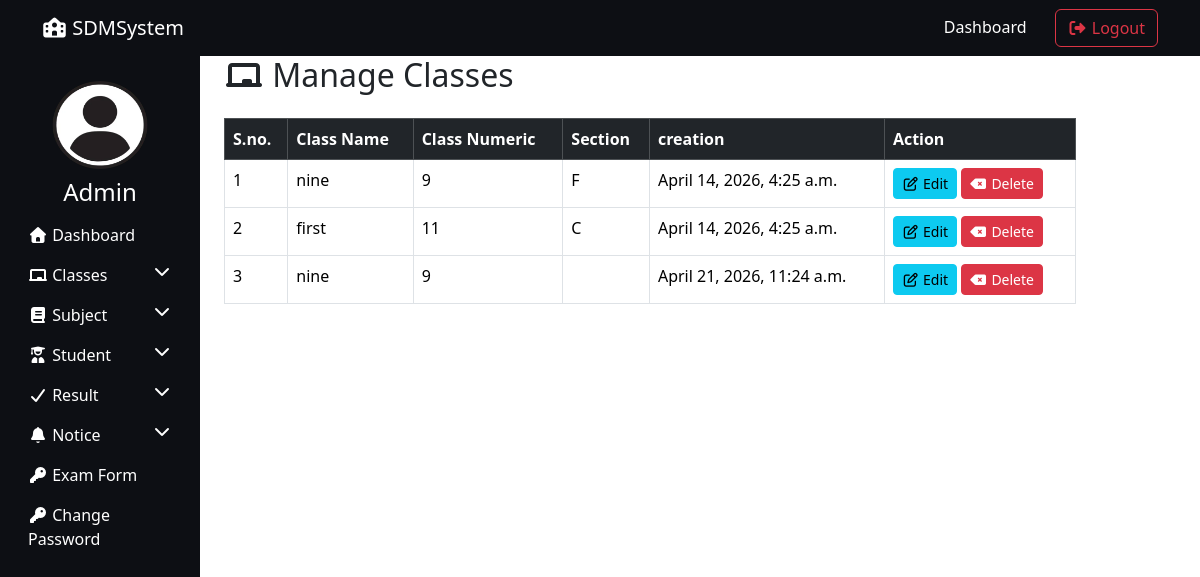
The page /manage_classes/ (signed in) on the database as committed earlier.
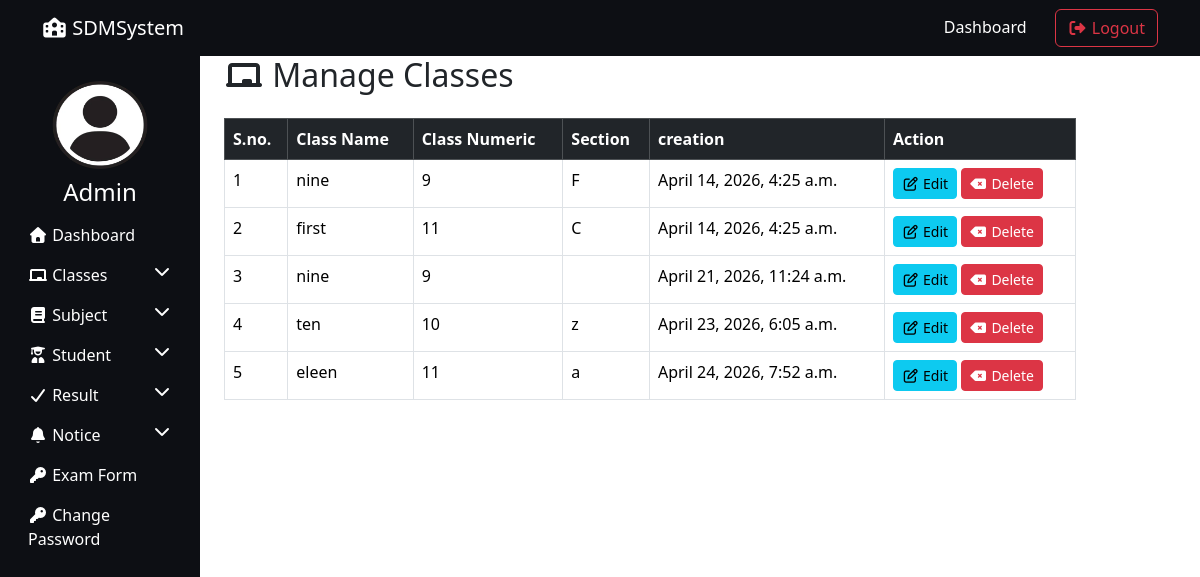
The same page on the database as committed later.
### resultapp/models.py (models this page shows, shortened)
class Class(models.Model):
    class_name = models.CharField(max_length=50)
    class_numeric = models.IntegerField()
    section = models.CharField(max_length=20)
    creation_date = models.DateTimeField(auto_now_add=True)
    updation_date = models.DateTimeField(auto_now=True)

### resultapp/views.py (the view, shortened to what this page needs)
# urls.py: path("manage_classes/",manage_classes,name="manage_classes"),
@login_required
def manage_classes(request):
    classes = Class.objects.all()
    return render(request,"manage_classes.html",locals())

### resultapp/templates/manage_classes.html (shortened to what this page needs)
{% extends "admin_base.html" %}
{% load static %}
{%block content%}
   <div class="container">
    <h2 class="mb-4">
        <i class="fas fa-chalkboard"></i> Manage Classes
    </h2>
    <table class="table table-bordered">
        <thead class="table-dark">
            <tr>
                <th>S.no.</th>
                <th>Class Name</th>
                <th>Class Numeric</th>
                <th>Section</th>
                <th>creation</th>
                <th>Action</th>
            </tr>
        </thead>
        <tbody>
            {% for c in classes%}
            <tr>
                <td>{{forloop.counter}}</td>
                <td>{{c.class_name}}</td>
                <td>{{c.class_numeric}}</td>
                <td>{{c.section}}</td>
                <td>{{c.creation_date}}</td>
                <td>
                    <a href="{% url 'edit_class' c.id %}" class="btn btn-info btn-sm"><i class="fa-regular fa-pen-to-square"></i> Edit</a>
                     <a href="?delete={{c.id}}" class="btn btn-danger btn-sm"><i class="fa-solid fa-delete-left"></i> Delete</a>
                </td>
            </tr>
            {%endfor%}
        </tbody>
    </table>
   </div>
    {%endblock %}

Rows that differ between the two databases and show on the page:
added Class: class_name "ten", class_numeric "10", section "z", creation_date "April 23, 2026, 6:05 a.m."
added Class: class_name "eleen", class_numeric "11", section "a", creation_date "April 24, 2026, 7:52 a.m."
